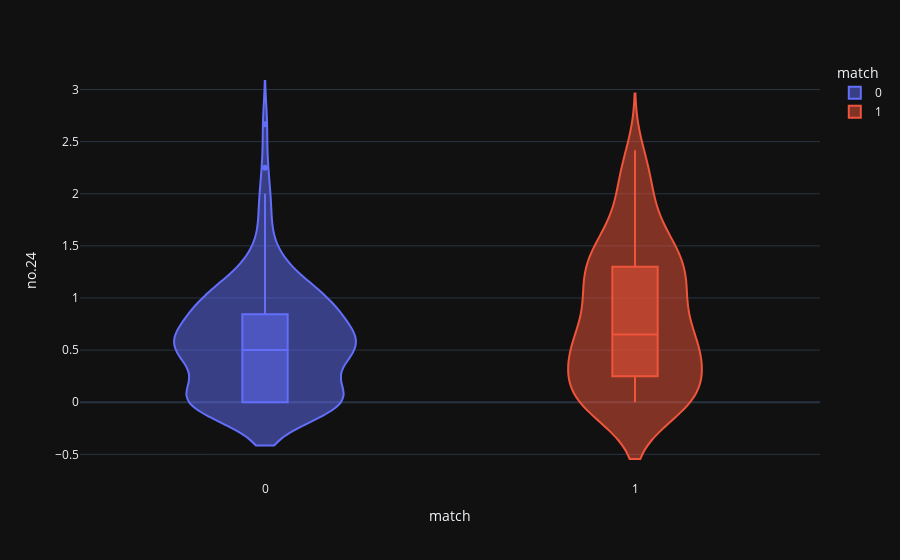
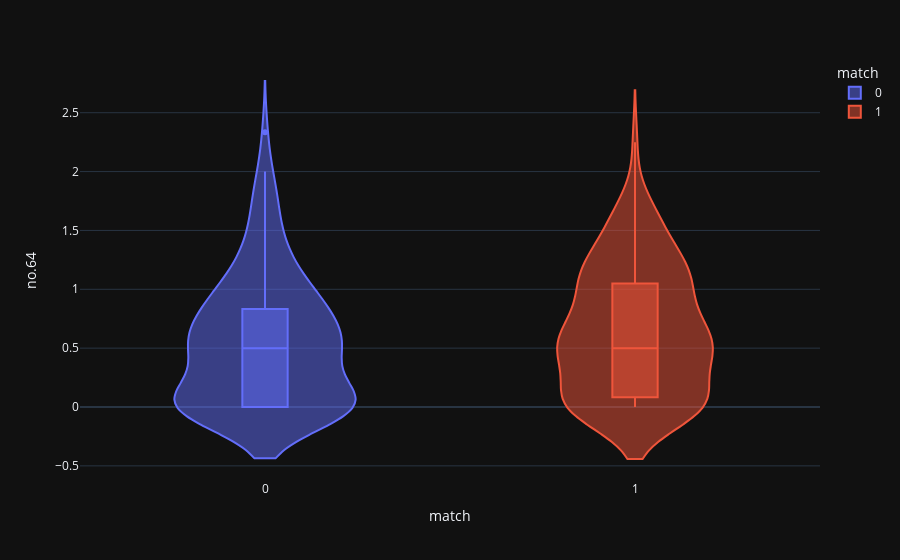
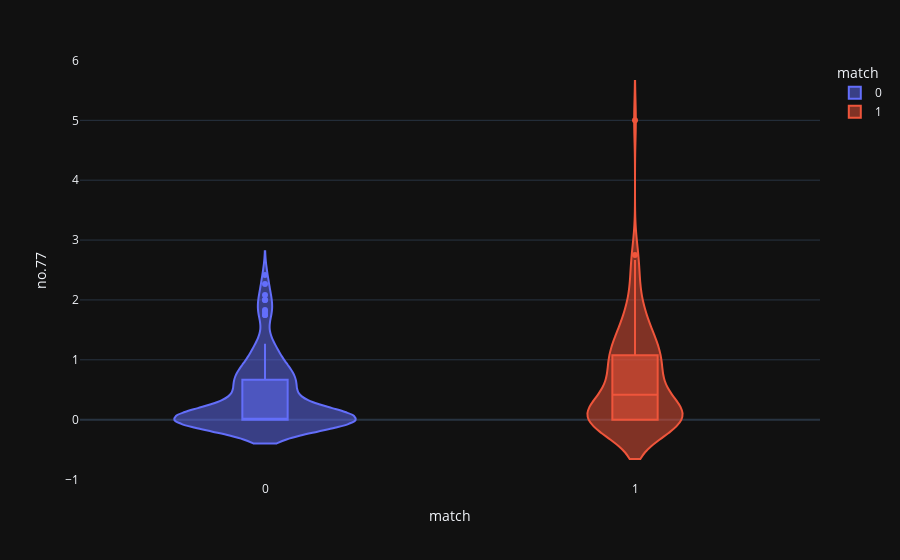
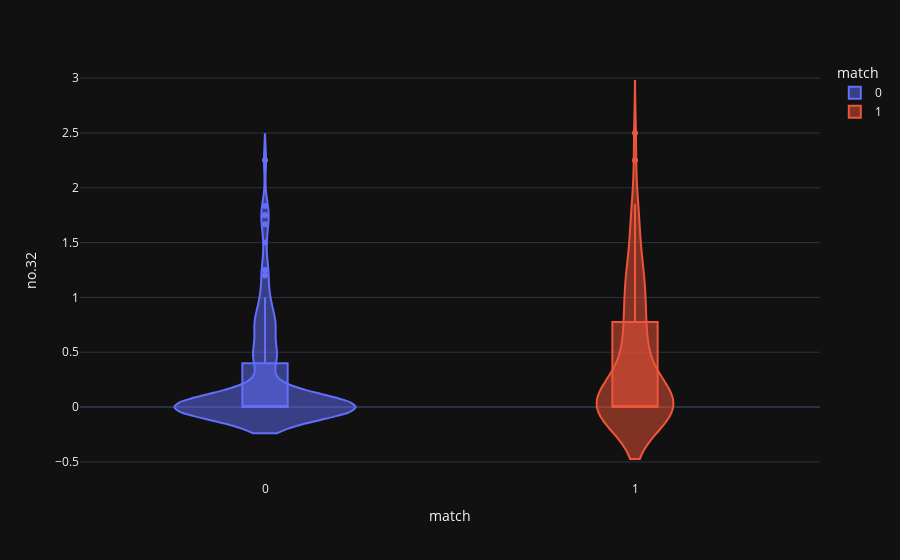

Write notebook code for charts like these, in order.
### Code cell
#由圖形可以得知，體內的葡萄糖含量、年紀、BMI是最有可能去引發糖尿病發的狀況。
violin('no.24')
violin('no.64')
violin('no.77')
violin('no.32')
violin('no.39')
violin('no.31')
violin('no.13')
violin('no.5')
violin('no.2')
violin('no.66')

### Figure 1 — Plotly figure (JSON) as saved in the notebook; plotly's stock layout.template omitted (floating-point values rounded to 4 significant figures)
{"data": [{"alignmentgroup": "True", "box": {"visible": true}, "hovertemplate": "match=%{x}<br>no.24=%{y}<extra></extra>", "legendgroup": "0", "marker": {"color": "#636efa"}, "name": "0", "offsetgroup": "0", "orientation": "v", "scalegroup": "True", "showlegend": true, "type": "violin", "x": [0, 0, 0, 0, 0, 0, 0, 0, 0, 0, 0, 0, 0, 0, 0, 0, 0, 0, 0, 0, 0, 0, 0, 0, 0, 0, 0, 0, 0, 0, 0, 0, 0, 0, 0, 0, 0, 0, 0, 0, 0, 0, 0, 0, 0, 0, 0, 0, 0, 0, 0, 0, 0, 0, 0, 0, 0, 0, 0, 0, 0, 0, 0, 0, 0, 0, 0, 0, 0, 0, 0, 0, 0, 0, 0, 0, 0, 0, 0, 0, 0, 0, 0, 0, 0, 0, 0, 0, 0, 0, 0, 0, 0, 0, 0, 0, 0, 0, 0, 0, 0, 0, 0, 0, 0, 0, 0, 0, 0, 0, 0, 0, 0, 0, 0, 0, 0, 0, 0, 0, 0, 0, 0, 0, 0, 0, 0, 0], "x0": " ", "xaxis": "x", "y": [0.5, 0.65, 0.5, 0, 0.4, 0, 0, 1.35, 0.5, 0.5, 1.2, 0, 0.65, 0.5, 0.5, 0.5, 0.25, 1.1, 1.5, 0.8, 0.65, 1, 1, 0.8333, 0.5, 0.6667, 0, 0.65, 0, 0.3333, 0.8333, 0.5, 0.65, 0, 0.8333, 0.4, 0.5, 1, 0.5, 0, 1, 0, 0, 0, 0, 0, 0, 0, 2.25, 0.8, 0.65, 0.75, 0.5, 0, 2, 0.5, 1.833, 0, 1.4, 1.167, 1, 1.167, 0.5, 0, 0.8571, 1, 1.8, 0.65, 1, 0, 0, 0.8333, 1.417, 1.25, 2.667, 0, 0, 0, 0, 1, 0.6667, 0.5, 0, 0.5, 0.5, 0, 0.5, 0, 0.4, 0.5, 0.5, 0, 0.5833, 0.8333, 0.4, 0.6667, 0.8333, 0.25, 0, 0, 0, 0, 1, 0.5833, 0.2, 1, 0, 0.9333, 1, 0.5, 0.2, 1, 1.1, 0.4, 0.8333, 0.8333, 0, 1.2, 0.6667, 0.5, 0.9, 1, 0, 0.5, 0.8333, 0.25, 0.5333, 0], "y0": " ", "yaxis": "y"}, {"alignmentgroup": "True", "box": {"visible": true}, "hovertemplate": "match=%{x}<br>no.24=%{y}<extra></extra>", "legendgroup": "1", "marker": {"color": "#EF553B"}, "name": "1", "offsetgroup": "1", "orientation": "v", "scalegroup": "True", "showlegend": true, "type": "violin", "x": [1, 1, 1, 1, 1, 1, 1, 1, 1, 1, 1, 1, 1, 1, 1, 1, 1, 1, 1, 1, 1, 1, 1, 1, 1, 1, 1, 1, 1, 1, 1, 1, 1, 1, 1, 1, 1, 1, 1, 1, 1, 1, 1, 1, 1, 1, 1, 1, 1, 1, 1, 1, 1, 1, 1, 1, 1, 1, 1, 1, 1, 1, 1, 1, 1, 1, 1, 1, 1, 1, 1, 1, 1, 1, 1, 1, 1, 1, 1, 1, 1, 1, 1, 1, 1, 1, 1, 1, 1, 1, 1, 1, 1, 1, 1, 1, 1, 1, 1, 1, 1, 1, 1, 1, 1, 1, 1, 1, 1, 1, 1, 1], "x0": " ", "xaxis": "x", "y": [0.5, 0.5, 0, 0, 1.3, 0, 1.417, 1.55, 1, 0.4, 0.5, 0.75, 2.25, 1.1, 1.467, 2, 0.5, 0.5, 0.25, 1.2, 0.65, 2.417, 1.2, 0.5, 1.833, 0.8333, 0, 1.417, 2, 2.3, 1, 1, 1.2, 1.6, 1, 1.4, 1.4, 0.5, 0, 0, 0.4, 0.5, 0.65, 1.3, 0.8, 0, 1.5, 0, 0, 0.5, 0.25, 1, 0, 0, 0, 0, 0.65, 0.65, 1, 0.8, 0.5, 0.25, 0, 0.2, 0, 0.4, 1.4, 0.8333, 1.35, 0.6, 1.15, 1.417, 1.75, 1, 2.083, 0.5, 0, 1.25, 0.25, 1.25, 1.8, 1, 0, 1.867, 0.3333, 1, 0.4, 0.5, 0, 1.5, 0.3333, 0, 0.3333, 1.65, 0.2, 2.2, 1, 1.25, 1.5, 0, 0, 0, 0, 0.65, 0.2, 0.75, 0.5, 1.1, 0.25, 1.35, 0.65, 2.2], "y0": " ", "yaxis": "y"}], "layout": {"legend": {"title": {"text": "match"}, "tracegroupgap": 0}, "margin": {"t": 60}, "violinmode": "overlay", "xaxis": {"anchor": "y", "categoryarray": [0, 1], "categoryorder": "array", "domain": [0, 1], "title": {"text": "match"}}, "yaxis": {"anchor": "x", "domain": [0, 1], "title": {"text": "no.24"}}}}

### Figure 2 — Plotly figure (JSON) as saved in the notebook; plotly's stock layout.template omitted (floating-point values rounded to 4 significant figures)
{"data": [{"alignmentgroup": "True", "box": {"visible": true}, "hovertemplate": "match=%{x}<br>no.64=%{y}<extra></extra>", "legendgroup": "0", "marker": {"color": "#636efa"}, "name": "0", "offsetgroup": "0", "orientation": "v", "scalegroup": "True", "showlegend": true, "type": "violin", "x": [0, 0, 0, 0, 0, 0, 0, 0, 0, 0, 0, 0, 0, 0, 0, 0, 0, 0, 0, 0, 0, 0, 0, 0, 0, 0, 0, 0, 0, 0, 0, 0, 0, 0, 0, 0, 0, 0, 0, 0, 0, 0, 0, 0, 0, 0, 0, 0, 0, 0, 0, 0, 0, 0, 0, 0, 0, 0, 0, 0, 0, 0, 0, 0, 0, 0, 0, 0, 0, 0, 0, 0, 0, 0, 0, 0, 0, 0, 0, 0, 0, 0, 0, 0, 0, 0, 0, 0, 0, 0, 0, 0, 0, 0, 0, 0, 0, 0, 0, 0, 0, 0, 0, 0, 0, 0, 0, 0, 0, 0, 0, 0, 0, 0, 0, 0, 0, 0, 0, 0, 0, 0, 0, 0, 0, 0, 0, 0], "x0": " ", "xaxis": "x", "y": [0, 0, 0, 0.6667, 0.6667, 0.6667, 0.6667, 0, 0, 0.6667, 0.25, 1.333, 1.5, 1, 1, 1.333, 0, 0.8, 0.5, 0.2, 1.2, 1.1, 0.8333, 0.5, 1, 0.4, 1, 1.8, 1.667, 1.4, 1.25, 1, 0.8, 0, 1, 0.8571, 0, 0, 0, 0.8333, 0, 0.7, 0.5, 0.4, 0.6, 0, 0.6667, 0, 0.5, 0.25, 0.45, 1.75, 1, 1, 0.2, 0, 0, 1.25, 1, 0.7333, 1, 0, 0.5, 0.8333, 0.4524, 0.4, 0.4, 0.4, 0.25, 0, 0, 0.9167, 0.4, 1.333, 0.4, 0, 0.65, 0, 0, 0, 0.6667, 0.6667, 0, 0, 2.333, 0.5, 0, 0, 1.35, 0, 0.8333, 0, 0, 0, 2, 0.6667, 0, 0, 0.5, 0.6667, 0, 0, 0, 0.5, 2, 0.8333, 1, 0.6667, 0.5, 0, 0.3333, 0, 0, 0, 0, 0.5, 0.5, 0, 0.5, 0, 0.8333, 0.25, 0, 0, 1.75, 0.5, 1.633, 0.5], "y0": " ", "yaxis": "y"}, {"alignmentgroup": "True", "box": {"visible": true}, "hovertemplate": "match=%{x}<br>no.64=%{y}<extra></extra>", "legendgroup": "1", "marker": {"color": "#EF553B"}, "name": "1", "offsetgroup": "1", "orientation": "v", "scalegroup": "True", "showlegend": true, "type": "violin", "x": [1, 1, 1, 1, 1, 1, 1, 1, 1, 1, 1, 1, 1, 1, 1, 1, 1, 1, 1, 1, 1, 1, 1, 1, 1, 1, 1, 1, 1, 1, 1, 1, 1, 1, 1, 1, 1, 1, 1, 1, 1, 1, 1, 1, 1, 1, 1, 1, 1, 1, 1, 1, 1, 1, 1, 1, 1, 1, 1, 1, 1, 1, 1, 1, 1, 1, 1, 1, 1, 1, 1, 1, 1, 1, 1, 1, 1, 1, 1, 1, 1, 1, 1, 1, 1, 1, 1, 1, 1, 1, 1, 1, 1, 1, 1, 1, 1, 1, 1, 1, 1, 1, 1, 1, 1, 1, 1, 1, 1, 1, 1, 1], "x0": " ", "xaxis": "x", "y": [0.5, 0, 0.5, 0, 1.5, 1.25, 1.6, 0, 0.25, 0, 1.5, 0, 1.667, 1.5, 0, 0.6667, 0.5, 0.4, 1.25, 1.417, 1, 0.75, 0.65, 1.75, 0.75, 1.75, 0, 0, 1.6, 0.8, 0.1667, 0.6667, 1, 1, 0, 1.2, 0.6667, 0, 1.1, 1.167, 0.5, 0, 0, 0, 0.5333, 0, 0.3333, 2.25, 0.75, 0.4, 1.25, 1.6, 1.2, 0.5, 0.8, 0.5, 0.6, 0, 0.75, 1.2, 0, 0.5, 1.25, 0.45, 0.5, 0.5, 0.9333, 0, 0.4, 0.9333, 0.9333, 1.1, 0.25, 0, 1.167, 0.5, 1.167, 1, 1.25, 0.4, 0, 0, 0, 0, 0.75, 0.5, 1, 0.5, 0.8, 0, 1.167, 0.5, 1.467, 0.6, 0, 1.1, 0.65, 0, 1.25, 1, 0, 0.4, 1, 0, 0.6667, 0.5, 0, 0.5, 0.3333, 0.25, 0.25, 0.25], "y0": " ", "yaxis": "y"}], "layout": {"legend": {"title": {"text": "match"}, "tracegroupgap": 0}, "margin": {"t": 60}, "violinmode": "overlay", "xaxis": {"anchor": "y", "categoryarray": [0, 1], "categoryorder": "array", "domain": [0, 1], "title": {"text": "match"}}, "yaxis": {"anchor": "x", "domain": [0, 1], "title": {"text": "no.64"}}}}

### Figure 3 — Plotly figure (JSON) as saved in the notebook; plotly's stock layout.template omitted (floating-point values rounded to 4 significant figures)
{"data": [{"alignmentgroup": "True", "box": {"visible": true}, "hovertemplate": "match=%{x}<br>no.77=%{y}<extra></extra>", "legendgroup": "0", "marker": {"color": "#636efa"}, "name": "0", "offsetgroup": "0", "orientation": "v", "scalegroup": "True", "showlegend": true, "type": "violin", "x": [0, 0, 0, 0, 0, 0, 0, 0, 0, 0, 0, 0, 0, 0, 0, 0, 0, 0, 0, 0, 0, 0, 0, 0, 0, 0, 0, 0, 0, 0, 0, 0, 0, 0, 0, 0, 0, 0, 0, 0, 0, 0, 0, 0, 0, 0, 0, 0, 0, 0, 0, 0, 0, 0, 0, 0, 0, 0, 0, 0, 0, 0, 0, 0, 0, 0, 0, 0, 0, 0, 0, 0, 0, 0, 0, 0, 0, 0, 0, 0, 0, 0, 0, 0, 0, 0, 0, 0, 0, 0, 0, 0, 0, 0, 0, 0, 0, 0, 0, 0, 0, 0, 0, 0, 0, 0, 0, 0, 0, 0, 0, 0, 0, 0, 0, 0, 0, 0, 0, 0, 0, 0, 0, 0, 0, 0, 0, 0], "x0": " ", "xaxis": "x", "y": [0.8, 2.083, 0.8333, 0.5, 0.65, 0, 0.8333, 0, 0, 0.6667, 0, 0, 1.75, 0, 0.3333, 0.25, 0, 0.4, 0, 1.25, 0.2, 0, 0.8333, 0.5, 2, 0.5, 0.6667, 0.6667, 1.833, 0.6, 0.25, 0, 1.8, 1.75, 0, 1.267, 0.5, 0, 0.5, 0, 1, 0.8333, 0.5, 1, 1.167, 2.417, 0, 0.6667, 0.25, 0, 1.1, 1, 0, 0.5, 0.8333, 0, 0, 0, 0, 0, 0, 0, 0, 0, 0, 0, 0, 0, 0, 0, 0, 0, 0, 0, 0, 0, 0, 0, 0, 0, 0, 0, 0, 0, 0, 0, 0, 0, 0, 0.5, 0, 0, 0.3333, 1, 2, 0, 0, 0, 0.6667, 0, 0.3333, 0, 0.8333, 0, 2.267, 0, 0, 0, 0, 0, 0, 0, 0.8, 0, 1.25, 0, 0, 0.6, 0.2, 0.5, 0.65, 0.8333, 1.25, 0.6667, 0, 0, 0, 0], "y0": " ", "yaxis": "y"}, {"alignmentgroup": "True", "box": {"visible": true}, "hovertemplate": "match=%{x}<br>no.77=%{y}<extra></extra>", "legendgroup": "1", "marker": {"color": "#EF553B"}, "name": "1", "offsetgroup": "1", "orientation": "v", "scalegroup": "True", "showlegend": true, "type": "violin", "x": [1, 1, 1, 1, 1, 1, 1, 1, 1, 1, 1, 1, 1, 1, 1, 1, 1, 1, 1, 1, 1, 1, 1, 1, 1, 1, 1, 1, 1, 1, 1, 1, 1, 1, 1, 1, 1, 1, 1, 1, 1, 1, 1, 1, 1, 1, 1, 1, 1, 1, 1, 1, 1, 1, 1, 1, 1, 1, 1, 1, 1, 1, 1, 1, 1, 1, 1, 1, 1, 1, 1, 1, 1, 1, 1, 1, 1, 1, 1, 1, 1, 1, 1, 1, 1, 1, 1, 1, 1, 1, 1, 1, 1, 1, 1, 1, 1, 1, 1, 1, 1, 1, 1, 1, 1, 1, 1, 1, 1, 1, 1, 1], "x0": " ", "xaxis": "x", "y": [0.5, 0.25, 5, 0.25, 2.667, 2.25, 1.267, 0.65, 1.25, 1, 0.65, 0.8333, 0, 0.25, 1.25, 0, 0.5, 1.417, 0, 0, 1, 0, 1, 1.75, 0.25, 2.333, 0, 0.3333, 0.8333, 0.8, 0.3333, 1, 0, 0, 1, 0.25, 2.667, 1, 1.4, 2.75, 1.25, 0.25, 0.25, 1.15, 0.65, 0.6667, 0, 1.8, 1.5, 1, 1.25, 2.2, 0.8333, 1.75, 1, 0, 0.5, 1, 0.5, 1.833, 0.5, 1.167, 0.6667, 0.9333, 0, 0, 0, 0, 0, 0, 0, 0, 0, 0, 0, 0, 0, 0, 0, 0, 0, 0, 0, 0, 0, 0, 0, 0, 0, 0, 0, 0, 0, 0, 1.5, 1, 1.5, 0, 0, 0, 0, 0.25, 1.25, 0.75, 0.8, 1.75, 0.5, 0, 0, 1.167, 1.4, 1.75], "y0": " ", "yaxis": "y"}], "layout": {"legend": {"title": {"text": "match"}, "tracegroupgap": 0}, "margin": {"t": 60}, "violinmode": "overlay", "xaxis": {"anchor": "y", "categoryarray": [0, 1], "categoryorder": "array", "domain": [0, 1], "title": {"text": "match"}}, "yaxis": {"anchor": "x", "domain": [0, 1], "title": {"text": "no.77"}}}}

### Figure 4 — Plotly figure (JSON) as saved in the notebook; plotly's stock layout.template omitted (floating-point values rounded to 4 significant figures)
{"data": [{"alignmentgroup": "True", "box": {"visible": true}, "hovertemplate": "match=%{x}<br>no.32=%{y}<extra></extra>", "legendgroup": "0", "marker": {"color": "#636efa"}, "name": "0", "offsetgroup": "0", "orientation": "v", "scalegroup": "True", "showlegend": true, "type": "violin", "x": [0, 0, 0, 0, 0, 0, 0, 0, 0, 0, 0, 0, 0, 0, 0, 0, 0, 0, 0, 0, 0, 0, 0, 0, 0, 0, 0, 0, 0, 0, 0, 0, 0, 0, 0, 0, 0, 0, 0, 0, 0, 0, 0, 0, 0, 0, 0, 0, 0, 0, 0, 0, 0, 0, 0, 0, 0, 0, 0, 0, 0, 0, 0, 0, 0, 0, 0, 0, 0, 0, 0, 0, 0, 0, 0, 0, 0, 0, 0, 0, 0, 0, 0, 0, 0, 0, 0, 0, 0, 0, 0, 0, 0, 0, 0, 0, 0, 0, 0, 0, 0, 0, 0, 0, 0, 0, 0, 0, 0, 0, 0, 0, 0, 0, 0, 0, 0, 0, 0, 0, 0, 0, 0, 0, 0, 0, 0, 0], "x0": " ", "xaxis": "x", "y": [0.5, 0.75, 0.5, 1, 0, 1.833, 0.5, 1, 0, 2.25, 1.2, 0, 0, 0.5, 0.75, 0.45, 0.8333, 0.9, 1.5, 0.5, 0, 0, 1.25, 0.75, 0, 0.4, 0, 0.5, 0.8333, 0, 0, 1.75, 0.4, 1.25, 0, 0.3667, 1.75, 0.75, 0.75, 0.25, 0, 0, 0, 0, 0, 0, 0, 0, 0, 0, 0.65, 1, 0, 0.5, 0, 0, 0.25, 0.75, 0, 0, 0, 0, 0, 0, 0, 0, 0, 0, 0, 0, 0, 0, 0, 0, 0, 0, 0, 0, 0, 0, 0, 0, 0, 0, 0, 0, 0, 0, 0, 0, 0, 0, 0.6667, 0, 0.3333, 1.667, 0, 0, 0, 0, 0, 0, 0, 0, 0, 0, 0, 0, 0, 0, 0, 0, 0, 0, 0, 0, 0, 0, 0, 0, 0, 0, 0, 0, 0, 0, 0, 0], "y0": " ", "yaxis": "y"}, {"alignmentgroup": "True", "box": {"visible": true}, "hovertemplate": "match=%{x}<br>no.32=%{y}<extra></extra>", "legendgroup": "1", "marker": {"color": "#EF553B"}, "name": "1", "offsetgroup": "1", "orientation": "v", "scalegroup": "True", "showlegend": true, "type": "violin", "x": [1, 1, 1, 1, 1, 1, 1, 1, 1, 1, 1, 1, 1, 1, 1, 1, 1, 1, 1, 1, 1, 1, 1, 1, 1, 1, 1, 1, 1, 1, 1, 1, 1, 1, 1, 1, 1, 1, 1, 1, 1, 1, 1, 1, 1, 1, 1, 1, 1, 1, 1, 1, 1, 1, 1, 1, 1, 1, 1, 1, 1, 1, 1, 1, 1, 1, 1, 1, 1, 1, 1, 1, 1, 1, 1, 1, 1, 1, 1, 1, 1, 1, 1, 1, 1, 1, 1, 1, 1, 1, 1, 1, 1, 1, 1, 1, 1, 1, 1, 1, 1, 1, 1, 1, 1, 1, 1, 1, 1, 1, 1, 1], "x0": " ", "xaxis": "x", "y": [0.5, 1.583, 0, 0.5, 1.167, 0.75, 0.2, 0.65, 0.9333, 1, 1.25, 0.75, 1.25, 0.45, 0, 0.25, 1.25, 1.2, 0.65, 1.75, 1.4, 0.8333, 0.25, 0.8333, 0.5, 0.5, 0, 0.3333, 0.6, 1.85, 0.75, 1.167, 1.15, 2.25, 0.5, 1.8, 1.667, 0, 0.8, 1.25, 1, 0, 1.417, 0.25, 2.5, 0, 0, 0, 1, 0.3333, 0, 0.5, 0.25, 0, 0, 0, 0, 0, 0, 0, 0, 0.25, 1, 1, 0.5, 1.667, 0, 0, 0, 0, 0, 0, 0, 0, 0, 0, 0, 0, 0, 0, 0, 0, 0, 0, 0, 0, 0, 0, 0, 0, 0, 0, 0, 0, 0, 0.25, 0.8333, 0, 0, 0, 0, 0, 0, 0, 0, 0, 0, 0, 0, 0, 0, 0], "y0": " ", "yaxis": "y"}], "layout": {"legend": {"title": {"text": "match"}, "tracegroupgap": 0}, "margin": {"t": 60}, "violinmode": "overlay", "xaxis": {"anchor": "y", "categoryarray": [0, 1], "categoryorder": "array", "domain": [0, 1], "title": {"text": "match"}}, "yaxis": {"anchor": "x", "domain": [0, 1], "title": {"text": "no.32"}}}}
